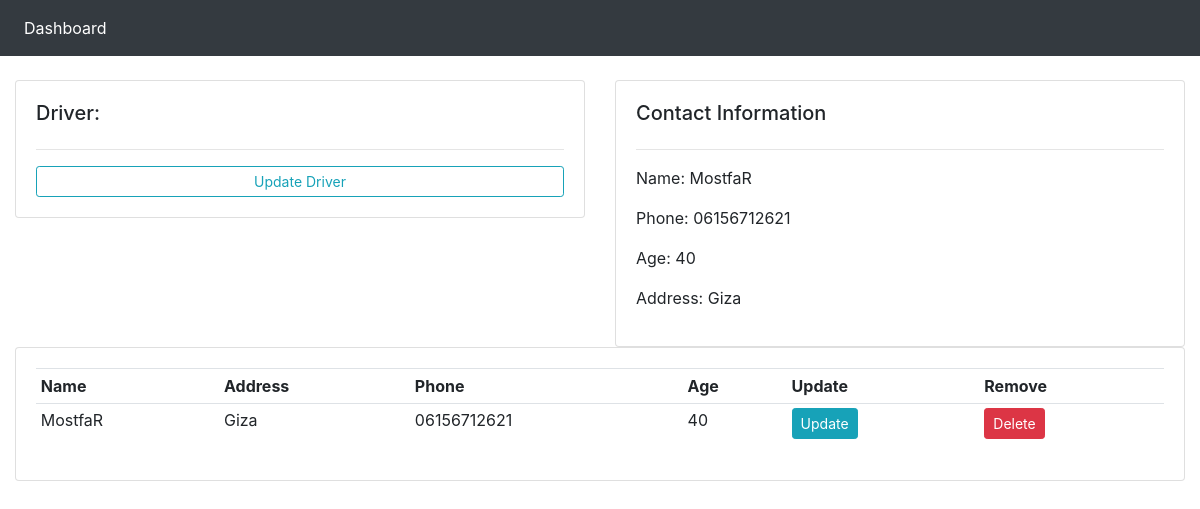
Screenshot of /driver/2/ with the database file from the repository.
### BusDriver/models.py (models this page shows, shortened)
class Driver(models.Model):
    name = models.CharField(max_length=50)
    address = models.CharField(max_length=100,blank=True,null=True)
    phone = models.CharField(max_length=12,null=True,blank=True)
    age = models.IntegerField(blank=True,null=True)

### BusDriver/views.py (the view)
# urls.py: path('driver/<int:pk>/',views.driver,name = 'driver-page'),
def driver(request,pk):
    driver = Driver.objects.get(id = pk)
    context = {
        'driver':driver
    }
    return render(request,'BusDriver/Driver.html',context)

### BusDriver/templates/BusDriver/Driver.html
{%  extends 'BusDriver/main.html' %}
{% block content %}
	<br>
<div class="row">
	<div class="col-md">
		<div class="card card-body">
			<h5>Driver:</h5>
			<hr>
			<a class="btn btn-outline-info  btn-sm btn-block" href="">Update Driver</a>
		</div>
	</div>
	<div class="col-md">
		<div class="card card-body">
			<h5>Contact Information</h5>
			<hr>
			<p>Name: {{driver.name}}</p>
			<p>Phone: {{driver.phone}}</p>
			<p>Age: {{driver.age}}</p>
			<p>Address: {{driver.address}}</p>
		</div>
	</div>
</div>
<div class="row">
	<div class="col-md">
		<div class="card card-body">
			<table class="table table-sm">
				<tr>
					<th>Name</th>
					<th>Address</th>
					<th>Phone</th>
					<th>Age</th>
					<th>Update</th>
					<th>Remove</th>
				</tr>
				<tr>
					<td>{{driver.name}}</td>
					<td>{{driver.address}}</td>
					<td>{{driver.phone}}</td>
					<td>{{driver.age}}</td>
					<td><a class="btn btn-sm btn-info" href="{% url 'update_driver' driver.id %}">Update</a></td>
					<td><a class="btn btn-sm btn-danger" href="{% url 'delete_driver' driver.id %}">Delete</a></td>
				</tr>
			</table>
		</div>
	</div>
</div>
{% endblock %}

### rows the page displays
Driver: name "MostfaR", phone "06156712621", age "40", address "Giza"
